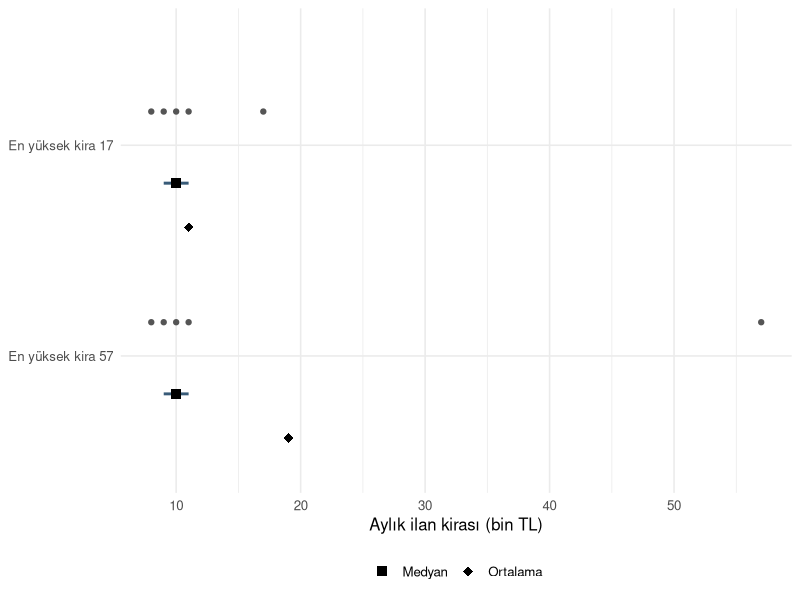
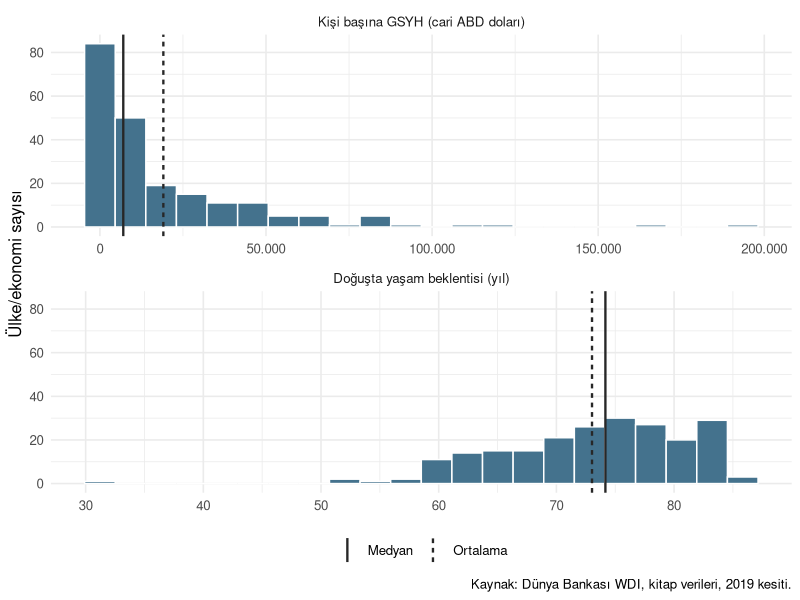

Write the R code that produced these figures, in order.
## ---- chunk 1
#| label: desc-centre

kira <- c(8, 9, 10, 11, 17)
konut_tipi <- c("1+1", "2+1", "2+1", "3+1", "2+1")

c(toplam = sum(kira), ortalama = mean(kira), medyan = median(kira))
frekans <- table(konut_tipi)
frekans
names(frekans)[frekans == max(frekans)]
## ---- chunk 2
#| label: desc-loss

aday <- c(9, 10, 11, 12)
knitr::kable(data.frame(
  temsil = aday,
  kareli_toplam = sapply(aday, function(a) sum((kira - a)^2)),
  mutlak_toplam = sapply(aday, function(a) sum(abs(kira - a)))
))
## ---- chunk 3
#| label: desc-weighted-growth

oran <- c(30, 50)
hane <- c(100, 900)
buyume <- c(0.50, -0.20)
carpan <- 1 + buyume

round(c(mahalle_ortalamasi = mean(oran),
        birlesik_hane_orani = weighted.mean(oran, hane),
        aritmetik_buyume_pct = 100 * mean(buyume),
        bilesik_buyume_pct = 100 * (prod(carpan)^(1 / length(carpan)) - 1)), 2)
## ---- chunk 4
#| label: desc-spread

c(aciklik = diff(range(kira)), IQR = IQR(kira),
  varyans = var(kira), standart_sapma = sd(kira))
## ---- chunk 5
#| label: desc-variance

sapma <- kira - mean(kira)
kareli_toplam <- sum(sapma^2)
knitr::kable(data.frame(
  kira = kira, sapma = sapma, kareli_sapma = sapma^2
))
c(sapma_toplami = sum(sapma),
  n_boleni = kareli_toplam / length(kira),
  n_eksi_1_boleni = var(kira),
  orneklem_ss = sd(kira))
## ---- chunk 6
#| label: desc-quantiles

kira_alti <- c(8, 9, 10, 11, 12, 17)
duzey <- c(0.25, 0.50, 0.75)
knitr::kable(data.frame(
  persantil = 100 * duzey,
  tip_7 = unname(quantile(kira_alti, duzey, type = 7)),
  tip_1 = unname(quantile(kira_alti, duzey, type = 1))
))
100 * mean(kira_alti <= 12)
## ---- chunk 7
#| label: desc-sensitivity

library(dplyr)
library(ggplot2)
library(readr)

kira_uzun_kuyruk <- replace(kira, which.max(kira), 57)
ozet_olculer <- function(x) {
  c(ortalama = mean(x), medyan = median(x), aciklik = diff(range(x)),
    IQR = IQR(x), standart_sapma = sd(x))
}
knitr::kable(rbind(ilk = ozet_olculer(kira),
                   degisen = ozet_olculer(kira_uzun_kuyruk)),
             digits = 2)
## ---- chunk 8
#| label: fig-desc-kira-duyarlilik
#| fig-width: 8
#| fig-height: 3.6
#| fig-cap: "Yapay kira örneğinde en yüksek ilan 17'den 57 bin TL'ye çıktığında ortalama sağa kayar. Medyan ve çeyreklikler arası çizgi aynı yerde kalır."
#| fig-alt: "İki yatay sırada beşer kira noktası var. İlk sırada en büyük değer 17, ikinci sırada 57 bin TL. Çizgi her iki sırada 9 ile 11 arasında. Medyan 10'da kalırken ortalama 11'den 19'a çıkıyor."

senaryo <- c("En yüksek kira 57", "En yüksek kira 17")
kira_nokta <- data.frame(
  kira = c(kira, kira_uzun_kuyruk),
  liste = factor(rep(rev(senaryo), each = length(kira)), levels = senaryo)
)
kira_merkez <- kira_nokta |>
  group_by(liste) |>
  summarise(alt = quantile(kira, 0.25), ust = quantile(kira, 0.75),
            medyan = median(kira), ortalama = mean(kira), .groups = "drop")

ggplot(kira_nokta, aes(x = kira, y = liste)) +
  geom_segment(data = kira_merkez,
               aes(x = alt, xend = ust, y = liste, yend = liste),
               inherit.aes = FALSE, position = position_nudge(y = -0.18),
               linewidth = 1, colour = "#385B78") +
  geom_point(position = position_nudge(y = 0.16), colour = "#555555") +
  geom_point(data = kira_merkez, aes(x = medyan, shape = "Medyan"),
             position = position_nudge(y = -0.18), size = 3) +
  geom_point(data = kira_merkez, aes(x = ortalama, shape = "Ortalama"),
             position = position_nudge(y = -0.39), size = 3) +
  scale_shape_manual(values = c(Medyan = 15, Ortalama = 18)) +
  scale_y_discrete(expand = expansion(add = 0.65)) +
  labs(x = "Aylık ilan kirası (bin TL)", y = NULL, shape = NULL) +
  theme_minimal(base_size = 12) +
  theme(legend.position = "bottom")
## ---- chunk 9
#| label: desc-wdi-summary

ulkeler <- read_csv("data/countries.csv", show_col_types = FALSE) |>
  filter(year == 2019)
sozluk <- read_csv("data/indicator_dictionary.csv", show_col_types = FALSE)
gostergeler <- c("gdp_per_capita_usd", "life_expectancy_total")
gosterge_adi <- c("Kişi başına GSYH", "Doğuşta yaşam beklentisi")

sozluk_secim <- sozluk |>
  filter(indicator %in% gostergeler) |>
  select(indicator, wdi_code, unit)
knitr::kable(sozluk_secim)

ozet_wdi <- bind_rows(lapply(ulkeler[gostergeler], function(x) {
  degerler <- x[!is.na(x)]
  tibble(toplam = length(x), gecerli = length(degerler),
         eksik = sum(is.na(x)),
         ortalama = mean(degerler), medyan = median(degerler),
         Q1 = unname(quantile(degerler, 0.25)),
         Q3 = unname(quantile(degerler, 0.75)), IQR = IQR(degerler))
})) |>
  mutate(gosterge = gosterge_adi, .before = 1)

knitr::kable(ozet_wdi, digits = 2,
             format.args = list(decimal.mark = ",", big.mark = "."))
## ---- chunk 10
#| label: fig-desc-wdi
#| fig-width: 8
#| fig-height: 5.5
#| fig-cap: "2019 WDI kesitinde iki göstergenin dağılımı. Düşey çizgiler ortalama ve medyanı gösterir. Her panelin birimi ve yatay ölçeği kendine aittir."
#| fig-alt: "Üst panelde cari ABD doları cinsinden kişi başına GSYH sağa uzun kuyruklu ve ortalaması medyanın sağında. Alt panelde yıl cinsinden yaşam beklentisinin ortalama ve medyan çizgileri birbirine yakın. Paneller ayrı yatay ölçeklerde."

panel <- c("Kişi başına GSYH (cari ABD doları)",
           "Doğuşta yaşam beklentisi (yıl)")
wdi_nokta <- data.frame(
  deger = unlist(ulkeler[gostergeler], use.names = FALSE),
  gosterge = factor(rep(panel, each = nrow(ulkeler)), levels = panel)
) |>
  filter(!is.na(deger))
wdi_merkez <- data.frame(
  gosterge = factor(rep(panel, 2), levels = panel),
  deger = c(ozet_wdi$ortalama, ozet_wdi$medyan),
  olcu = rep(c("Ortalama", "Medyan"), each = 2)
)

ggplot(wdi_nokta, aes(x = deger)) +
  geom_histogram(bins = 22, fill = "#44728D", colour = "white") +
  geom_vline(data = wdi_merkez, aes(xintercept = deger, linetype = olcu),
             linewidth = 0.8, colour = "#272727") +
  facet_wrap(vars(gosterge), ncol = 1, scales = "free_x") +
  scale_x_continuous(labels = scales::label_number(big.mark = ".", decimal.mark = ",")) +
  labs(x = NULL, y = "Ülke/ekonomi sayısı", linetype = NULL,
       caption = "Kaynak: Dünya Bankası WDI, kitap verileri, 2019 kesiti.") +
  theme_minimal(base_size = 12) +
  theme(legend.position = "bottom")
## ---- chunk 11
#| label: desc-solution-quantile

c(tip_7 = quantile(kira_alti, 0.75, type = 7, names = FALSE),
  tip_1 = quantile(kira_alti, 0.75, type = 1, names = FALSE),
  sira_pct = 100 * mean(kira_alti <= 11))
## ---- chunk 12
#| label: desc-solution-sensitivity

round(rbind(ilk = ozet_olculer(kira),
            alt_uc = ozet_olculer(replace(kira, which.min(kira), 2))), 2)
